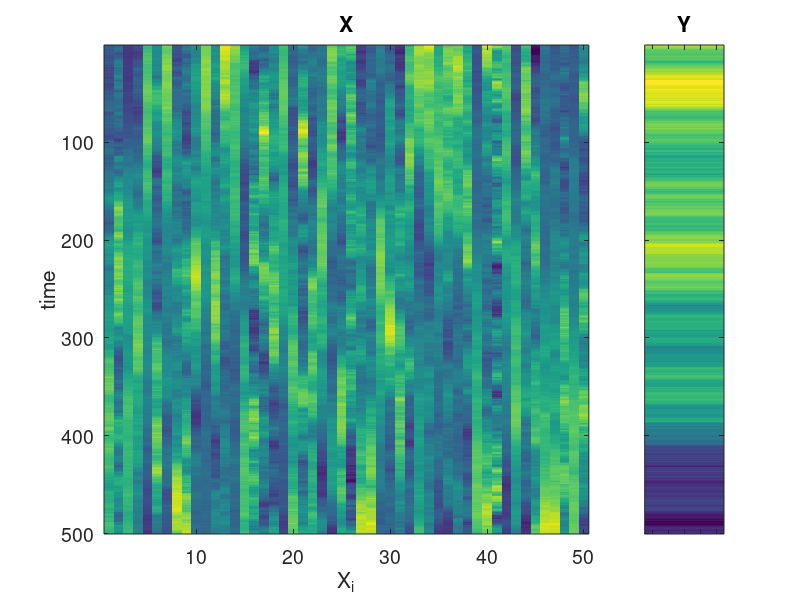
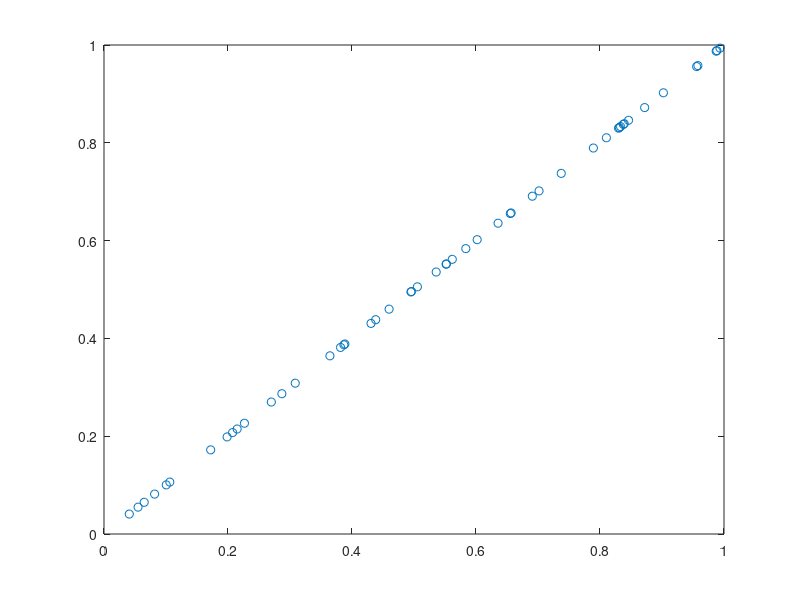

The MATLAB source for these figures, in order: (Note: this script raises an error after producing the figures.)
%% Introduction to regression
% In microbiome timeseries datasets, there may be tens, hundreds, or even thousands 
% of distinct populations. We can use regression to estimate relationships among 
% variables.
% 
% In this tutorial, we demonstrate how to perform linear regression as well 
% as linear regression with regularization. We also demonstrate a heuristic for 
% identifying if a problem is underdetermined.
%% Simple linear regression

clear;
pkg load nan;
pkg load tsa;
addpath('./helper_functions');

N = 50; % number of variables
NT = 500; % number of timepoints

% 'timeseries' data, independent variables
X = randn([NT N]);
X = cumsum(X);
X = (X-mean(X))./std(X); % z-score

% true regression coefficients
beta_true = rand(N+1,1);

% the dependent variable
Y = [ones(NT,1) X]*beta_true;

figure();
subplot(1,5,[1 4]);
imagesc(X);
ylabel('time');
xlabel('X_i');
title('X');
set(gca,'FontSize',14);
subplot(1,5,5);
imagesc(Y);
title('Y');
set(gca,'FontSize',14,'XTickLabel',[],'YTickLabel',[]);
%% 
% The goal is to predict to what extent each X_i contributes to the observed 
% Y.

X0 = [ones(NT,1) X]; % include a constant term
beta = pinv(X0)*Y;

mse = mean((Y-X0*beta).^2);
disp(mse);

figure();
plot(beta_true,beta,'o');
plot_one2one();
xlabel('true \beta');
ylabel('estimated \beta');
set(gca,'FontSize',14);
%% 
% How does measurement noise affect the accuracy of our result?

sigma = [0 logspace(-0.5,1,10)];
epsilon = randn([NT N]); % assume normally distributed, independent errors
mse = zeros(length(sigma),1);

figure();
subplot(1,2,1);
hold on;

for i = 1:length(sigma)
    Xnoisy = X + sigma(i)*epsilon;
    X0 = [ones(NT,1) Xnoisy];
    beta = pinv(X0)*Y;
    mse(i) = mean((Y-X0*beta).^2);
    
    plot(beta_true,beta,'o');
end
plot_one2one();
xlabel('true \beta');
ylabel('estimated \beta');
set(gca,'FontSize',14,'Box','on');
subplot(1,2,2);
plot(sigma,mse,'o-');
xlabel('noise magnitude');
ylabel('MSE');
set(gca,'FontSize',14);
resize_figure(1,2);

%% Linear regression with L1 regularization
% LASSO is currently not supported in Octave
%{
% If the $\beta$ are known to be sparse, we can add L1 regularization to the 
% problem. L1 regularization penalizes non-zero entries in $\beta$, therefore 
% selecting a few important variables and disregarding the rest. Regression with 
% L1 regularization may perform better than simple regression when the number 
% of variables is on par with the number of sampled timepoints, 

clear;

N = 100; % number of variables
NT = 100; % number of timepoints

% 'timeseries' data, independent variables
X = randn([NT N]);
X = cumsum(X);
X = (X-mean(X))./std(X); % z-score

% true regression coefficients
beta_true = rand(N+1,1);
beta_true(randperm(N+1,round(0.7*N))) = 0;

% the dependent variable
noise = 0.3*(2*rand(NT,1)-1);
Y = [ones(NT,1) X]*beta_true + noise;

% simple linear regression
X0 = [ones(NT,1) X];
beta = pinv(X0)*Y;

% linear regression with regularization
[beta_lasso, stat] = lasso(X,Y);
beta_lasso = [stat.Intercept(1); beta_lasso(:,1)];

figure();
plot(beta_true,beta,'o');
hold on;
plot(beta_true,beta_lasso,'o');
hold off;
plot_one2one();
xlabel('true \beta');
ylabel('estimated \beta');
legend({'no regularization','L1 regularization'});
set(gca,'FontSize',14);
%}
%% Underdetermined problems

clear;

N = 500; % number of variables
NT = 100; % number of timepoints

% 'timeseries' data, independent variables
X = randn([NT N]);
X = cumsum(X);
X = (X-mean(X))./std(X); % z-score

% true regression coefficients
beta_true = rand(N+1,1);

% the dependent variable
Y = [ones(NT,1) X]*beta_true;

figure();
subplot(1,5,[1 4]);
imagesc(X);
ylabel('time');
xlabel('X_i');
title('X');
set(gca,'FontSize',14);
subplot(1,5,5);
imagesc(Y);
title('Y');
set(gca,'FontSize',14,'XTickLabel',[],'YTickLabel',[]);
%% 
% Simple linear regression does not perform well because there are too many 
% variables and not enough sampled time points, i.e. the problem is _underdetermined_.

X0 = [ones(NT,1) X]; % include a constant term
beta = pinv(X0)*Y;

mse = 1/NT*sum((Y-X0*beta).^2);
disp(mse);
figure();
plot(beta_true,beta,'o');
plot_one2one();
xlabel('true \beta');
ylabel('estimated \beta');
set(gca,'FontSize',14);
%% 
% How do we know if the problem is underdetermined without knowing the true 
% $\beta$ ahead of time?

Ntrain = 0.8*NT; % split into training and testing sets
Xtrain = X(1:Ntrain,:);
Xtest = X(Ntrain+1:end,:);
X0train = [ones(Ntrain,1) Xtrain];
X0test = [ones(NT-Ntrain,1) Xtest];
Ytrain = Y(1:Ntrain);
Ytest = Y(Ntrain+1:end);

beta_train = pinv(X0train)*Ytrain; % compute beta on the training set

mse_train = 1/NT*sum((Ytrain-X0train*beta_train).^2);
mse_test = 1/NT*sum((Ytest-X0test*beta_train).^2);
disp(mse_train); % small training error -> good fit to training data
disp(mse_test); % large testing error -> overfit to training data, low predictive power
%% 
% The testing to training error ratio can be used as a heuristic for identifying 
% if a problem is underdetermined. If testing error is much larger than the training 
% error (i.e. by orders of magnitude), the problem is underdetermined.